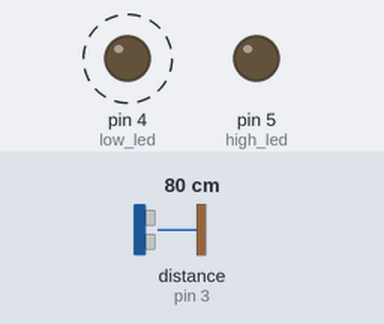
The sketch below on a simulated Arduino Uno, built with avr-gcc and run on an emulated ATmega328P. Shown: output pins drawn as LEDs (lit = HIGH). Wiring (inferred from the names in the program): ultrasonic range finder: trigger pin 2; echo pin 3. Dashed ring = blinking. The inputs (shaded band) are chosen by the test bench; at power-on: distance to the obstacle (sensor on pin 3) 80 cm. The echo pulse lasts 58.3 µs per cm; pins used as bus, display or sensor lines are not drawn.

Above: at 1.8 s.
1.9 s: distance to the obstacle (sensor on pin 3) set to 32 cm
5.4 s: distance to the obstacle (sensor on pin 3) set to 29 cm
At 6.41 s:
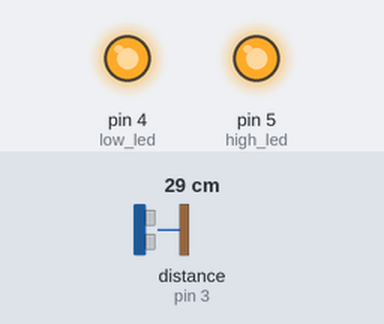
At 6.88 s:
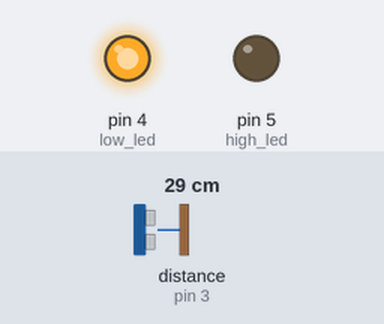
8.9 s: distance to the obstacle (sensor on pin 3) set to 35 cm
At 9.8 s:
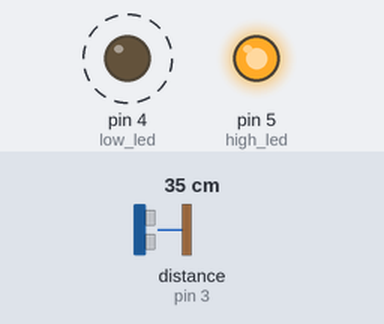
Timing chart, 0 to 19.0 s (numbered marks = the images above; inputs shaded):
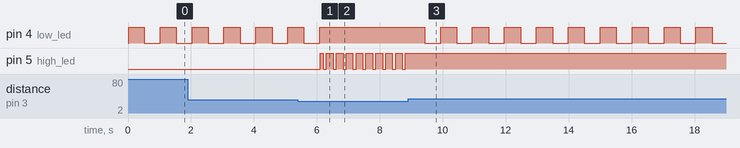

Measured:
- the behaviour switches between 31 and 30 cm on distance to the obstacle (sensor on pin 3) (found by bisection; images 0 and 1)
- after the input at 5.4 s, pin 4 (low_led): goes on until 6.1 s, then stays HIGH; pin 5 (high_led): LOW → HIGH after 0.70 s, then repeats every 0.31 s: LOW 0.10 s, HIGH 0.21 s
- after the input at 8.9 s, pin 4 (low_led): alternates HIGH for 0.51 s and LOW for 0.50 s, starting after 0.53 s; pin 5 (high_led): stops changing and stays HIGH
- by itself, pin 4 (low_led): alternates HIGH for 0.51 s and LOW for 0.50 s

The sketch:

Ultrasonicsensor_with_two_leds.ino
```cpp
#define Trigpin 2
#define Echopin 3
#define low_led 4
#define high_led 5
float distance;
int duration;
int l1 = 700;

void setup() {
  pinMode (Trigpin, OUTPUT);
  pinMode (low_led, OUTPUT);
  pinMode (high_led, OUTPUT);
  pinMode  (Echopin, INPUT);
  Serial.println("Distance Meter");
  digitalWrite (low_led, LOW);
  digitalWrite (high_led, LOW);
}

void loop() {
  // put your main code here, to run repeatedly:
  digitalWrite(Trigpin, LOW);
  delayMicroseconds(2);
  digitalWrite(Trigpin, HIGH);
  delayMicroseconds(10);
  digitalWrite(Trigpin, LOW);
  duration = pulseIn(Echopin, HIGH);
  distance = duration * 0.034 / 2;
  delay (11);
  Serial.println(" ");
  Serial.print ("Distance = ");
  Serial.print (distance);
  Serial.print ("cm");
  Serial.print (" ");

  if (distance>=30)
  {
    Serial.println("Nothing is in front of Sensor");
    digitalWrite (low_led, HIGH);
    delay (500);
    digitalWrite (low_led, LOW);
    delay(500);
    digitalWrite (low_led, HIGH);
  }
 else
 {
   Serial.println("Sensor detects an object");
   digitalWrite (high_led, HIGH);
   delay (100);
   digitalWrite (high_led, LOW);
   delay(100);
   digitalWrite (high_led, HIGH);
   delay(100);
  }
}
```
